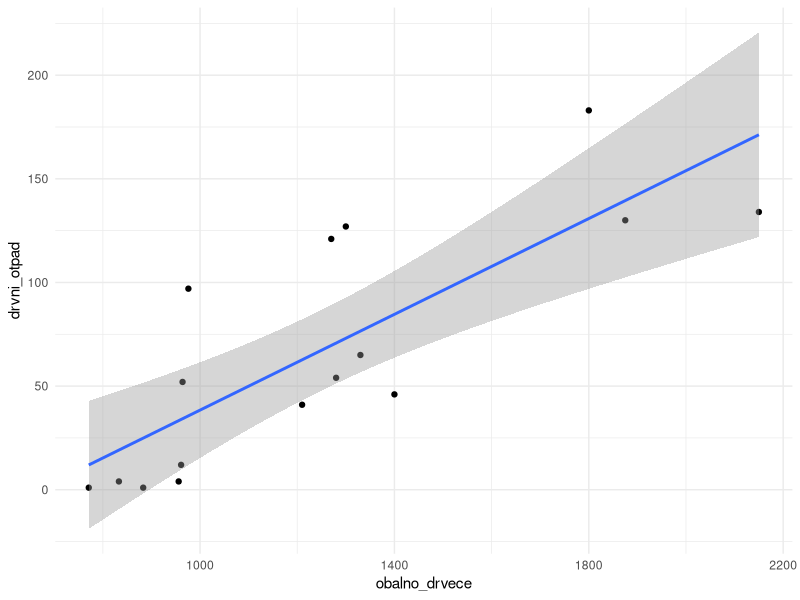
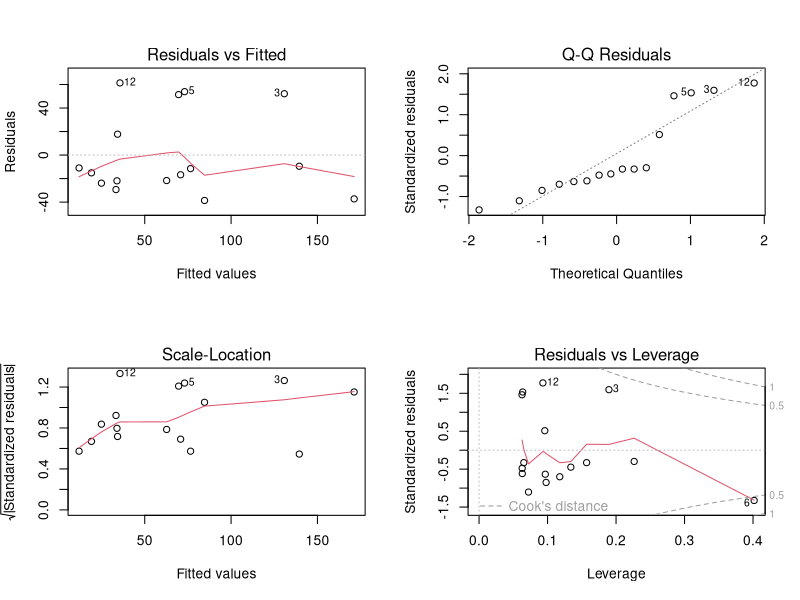

Recreate these plots in R, in order.
# Analize podataka u biološkim istraživanjima - praktikum 2024
# Lucija Kanjer lucija.kanjer@biol.pmf.hr

###############################################################################

# 7. Linearna regresija

# Uključene su sve korištene naredbe, ALI NEKE SU NEPOTPUNE ILI SADRŽE NAMJERNE POGREŠKE:
# Dovršite naredbe gdje je potrebno i dodajte komentare za sebe (koristite # za komentiranje)
#
# IZVRŠAVANJE NAREDBI: ctrl + Enter 
#
###############################################################################

# Instalacija i učitavanje potrebnih paketa
install.packages("car")
install.packages("broom")

# Učitajte potrebne pakete
library(car) # 'car' za vizualizaciju
library(broom) # 'broom' za analizu modela
library(ggplot2) # grafovi

# Postavljanje radnog direktorija
getwd()
setwd("C:/Users/Hrvoje/Documents/APUBI/07_Regresije/")

# Učitajte podatke iz CSV datoteke
# Podaci sadrže informacije o gustoći drveća, kabina i krupnom drvenom otpadu
jezera <- read.csv("christensen1996.csv")

# Pogledajte prvih nekoliko redaka podataka kako biste razumjeli strukturu
head(jezera)

# Varijable:
# jezero - 16 jezera u Sjevernoj Americi
# obalno_drvece - gustoća obalnog drveća po kilometru (km−1)
# drvni_otpad - površina drvnog otpada u m2 po kilometru (m2 km−1)
# kolibe - gustoća ljudskih koliba po kilometru (no. km−1)


# Vizualizacija podataka

# Scatter plot odnosa drvnog otpada i gustoće obalnog drveća
ggplot(jezera, aes(x = obalno_drvece, y = drvni_otpad)) +            
  geom_point() +                                      
  geom_smooth(method = "lm") +
  theme_minimal()

# Što prikazuje linija na scatterplotu?

### Linearna regresija
# nezavisna varijabla: obalno_drvece
# zavisna varijabla: drvni_otpad

# Linearni Model: Utjecaj gustoće obalnog drveća na količinu drvnog otpada
model_drvece <- lm(drvni_otpad ~ obalno_drvece, data = jezera)

# Ispis sažetka modela za interpretaciju koeficijenata
summary(model_drvece)

# Grafička dijagnostika modela
par(mfrow = c(2, 2))
plot(model_drvece)

# Pogledajte rezidualne grafikone kako biste provjerili pretpostavke linearnog modela!

# Dodatno - ANOVA i predict

anova(model_drvece)
# Koje su vrijednosti sume kvadrata za model, a koji za pogršku?
# Koliko ima stupnjeva slobode?


predict(model_drvece, data.frame(obalno_drvece = c(1500)), interval = "confidence")

## Zadatak: Utjecaj koliba na količinu drvnog otpada

# Napravite scatterplot odnosa drvnog otpada i koliba
# Kreirajte novi model "model_kolibe" sa zavisnom varijabla: drvni_otpad i nezavisnom varijabla: kolibe
# Napravite grafičku dijagnostiku modela: kakva je normalnost reziduala? Jesu li varijance reziduala konstantne?
# Ispišite summary modela kolibe.




